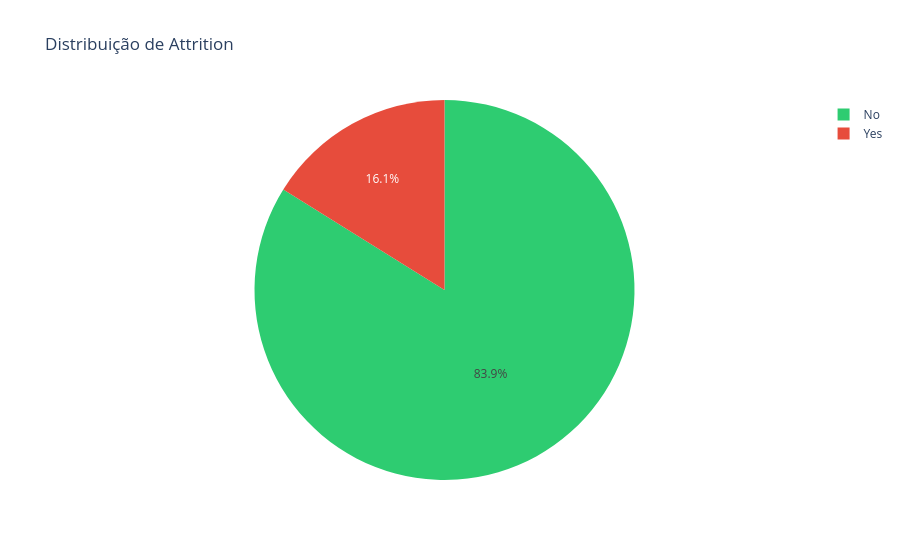

Source (notebook cell):
### Markdown cell above
## 2. Distribuição da Variável Alvo

### Code cell
# Distribuição de Attrition
attrition_counts = df['Attrition'].value_counts()
print(f'Attrition:\n{attrition_counts}')
print(f'\nTaxa de attrition: {attrition_counts["Yes"] / len(df):.1%}')

fig = px.pie(values=attrition_counts.values, names=attrition_counts.index,
             title='Distribuição de Attrition', color_discrete_sequence=['#2ecc71', '#e74c3c'])
fig.show()

### Figure 1 — Plotly figure (JSON) as saved in the notebook; plotly's stock layout.template omitted (floating-point values rounded to 4 significant figures)
{"data": [{"domain": {"x": [0, 1], "y": [0, 1]}, "hovertemplate": "label=%{label}<br>value=%{value}<extra></extra>", "labels": ["No", "Yes"], "legendgroup": "", "name": "", "showlegend": true, "type": "pie", "values": [1233, 237]}], "layout": {"legend": {"tracegroupgap": 0}, "piecolorway": ["#2ecc71", "#e74c3c"], "title": {"text": "Distribuição de Attrition"}}}
